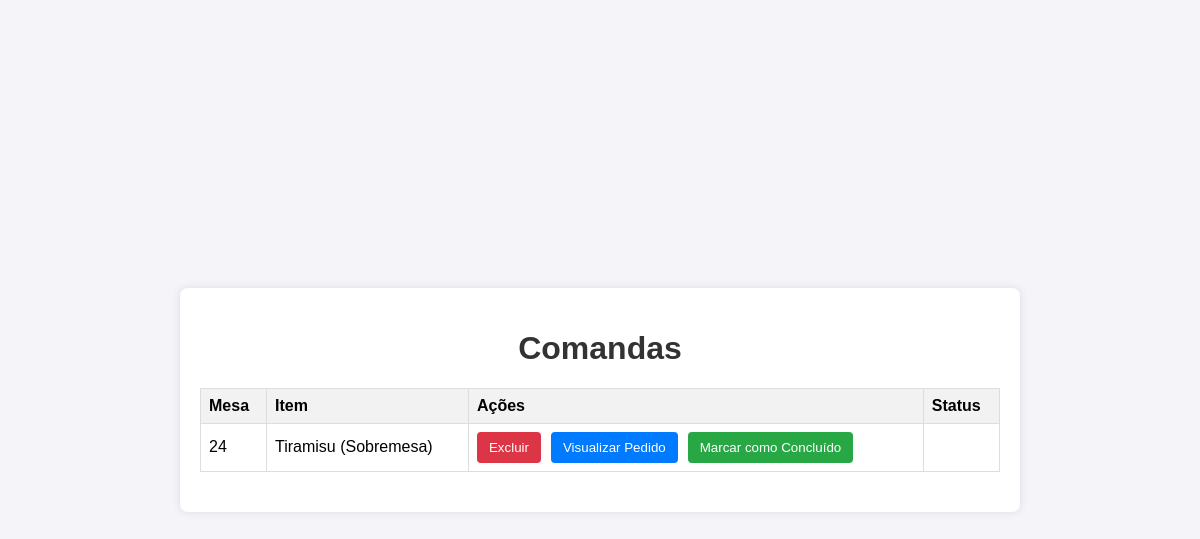
Screenshot of /comandas/ with the database file from the repository.
### menu/models.py (models this page shows, shortened)
class Pedido(models.Model):
    mesa = models.IntegerField()
    menu_item = models.ForeignKey(MenuItem, on_delete=models.CASCADE)
    created_at = models.DateTimeField(auto_now_add=True)
    quantidade = models.IntegerField(default=1)
    concluido = models.BooleanField(default=False)

class MenuItem(models.Model):
    name = models.CharField(max_length=100)
    description = models.TextField()
    price = models.DecimalField(max_digits=10, decimal_places=2)

### menu/views.py (the view)
# urls.py: path('comandas/', views.order_list, name='order_list'),
def order_list(request):
    pedidos = Pedido.objects.all()
    return render(request, 'menu/order_list.html', {'pedidos': pedidos})

### menu/templates/menu/order_list.html (shortened to what this page needs)
<!DOCTYPE html>
<html lang="en">
<head>
</head>
<body>
    <div class="container">
        <h1>Comandas</h1>
        <table>
            <thead>
                <tr>
                    <th>Mesa</th>
                    <th>Item</th>
                    <th>Ações</th>
                    <th>Status</th>
                </tr>
            </thead>
            <tbody>
                {% for pedido in pedidos %}
                <tr>
                    <td>{{ pedido.mesa }}</td>
                    <td>{{ pedido.menu_item.name }}</td>
                    <td>
                        <div class="buttons">
                            <form action="{% url 'delete_order' pedido.id %}" method="post" style="display:inline;">
                                <button type="submit" class="delete-button">Excluir</button>
                            </form>
                            <a href="{% url 'order_detail' pedido.id %}">
                                <button type="button">Visualizar Pedido</button>
                            </a>
                            {% if not pedido.concluido %}
                            <form action="{% url 'marcar_como_concluido' pedido.id %}" method="post" style="display:inline;">
                                <button type="submit" class="concluir-button">Marcar como Concluído</button>
                            </form>
                            {% else %}
                            <form action="{% url 'desfazer_conclusao' pedido.id %}" method="post" style="display:inline;">
                                {% csrf_token %}
                                <button type="submit" class="desfazer-button">Desfazer Conclusão</button>
                            </form>
                            {% endif %}
                        </div>
                    </td>
                    <td>
                    </td>
                </tr>
                {% endfor %}
            </tbody>
        </table>
    </div>
</body>
</html>

### menu/templates/menu/order_list.html (style rules this page uses)
body { font-family: Arial, sans-serif; background-color: #f4f4f9; margin: 0; padding: 0; display: flex; justify-content: center; align-items: center; height: 100vh; }
h1 { color: #333; text-align: center; }
.container { background-color: #fff; padding: 20px; border-radius: 8px; box-shadow: 0 0 10px rgba(0, 0, 0, 0.1); width: 80%; max-width: 800px; }
table { width: 100%; border-collapse: collapse; margin-bottom: 20px; }
th, td { border: 1px solid #ddd; padding: 8px; text-align: left; }
th { background-color: #f2f2f2; }
.buttons { display: flex; gap: 10px; }
button { background-color: #007bff; color: white; border: none; padding: 8px 12px; border-radius: 4px; cursor: pointer; }
.delete-button { background-color: #dc3545; }
.concluir-button { background-color: #28a745; }
a button { text-decoration: none; color: white; }

### rows the page displays
Pedido: mesa "24", menu_item.name "Tiramisu (Sobremesa)", concluido "Marcar como Concluído"
